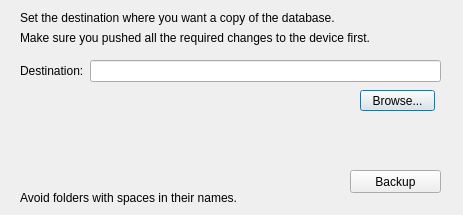
<?xml version="1.0" encoding="UTF-8"?>
<ui version="4.0">
 <class>BackupToLocal</class>
 <widget class="QDialog" name="BackupToLocal">
  <property name="geometry">
   <rect>
    <x>0</x>
    <y>0</y>
    <width>463</width>
    <height>215</height>
   </rect>
  </property>
  <property name="minimumSize">
   <size>
    <width>463</width>
    <height>215</height>
   </size>
  </property>
  <property name="maximumSize">
   <size>
    <width>463</width>
    <height>215</height>
   </size>
  </property>
  <property name="windowTitle">
   <string>Dialog</string>
  </property>
  <widget class="QLabel" name="label">
   <property name="geometry">
    <rect>
     <x>20</x>
     <y>10</y>
     <width>431</width>
     <height>16</height>
    </rect>
   </property>
   <property name="text">
    <string>Set the destination where you want a copy of the database. </string>
   </property>
  </widget>
  <widget class="QPushButton" name="btnBrowse">
   <property name="geometry">
    <rect>
     <x>360</x>
     <y>90</y>
     <width>75</width>
     <height>21</height>
    </rect>
   </property>
   <property name="text">
    <string>Browse...</string>
   </property>
  </widget>
  <widget class="QPushButton" name="btnBackup">
   <property name="geometry">
    <rect>
     <x>350</x>
     <y>170</y>
     <width>91</width>
     <height>23</height>
    </rect>
   </property>
   <property name="text">
    <string>Backup</string>
   </property>
  </widget>
  <widget class="QLabel" name="label_3">
   <property name="geometry">
    <rect>
     <x>20</x>
     <y>30</y>
     <width>431</width>
     <height>16</height>
    </rect>
   </property>
   <property name="text">
    <string>Make sure you pushed all the required changes to the device first.</string>
   </property>
  </widget>
  <widget class="QWidget" name="layoutWidget">
   <property name="geometry">
    <rect>
     <x>20</x>
     <y>60</y>
     <width>421</width>
     <height>22</height>
    </rect>
   </property>
   <layout class="QHBoxLayout" name="horizontalLayout">
    <item>
     <widget class="QLabel" name="label_2">
      <property name="text">
       <string>Destination:</string>
      </property>
     </widget>
    </item>
    <item>
     <widget class="QLineEdit" name="leDestination"/>
    </item>
   </layout>
  </widget>
  <widget class="QLabel" name="label_4">
   <property name="geometry">
    <rect>
     <x>20</x>
     <y>190</y>
     <width>221</width>
     <height>16</height>
    </rect>
   </property>
   <property name="text">
    <string>Avoid folders with spaces in their names.</string>
   </property>
  </widget>
 </widget>
 <resources/>
 <connections/>
</ui>
